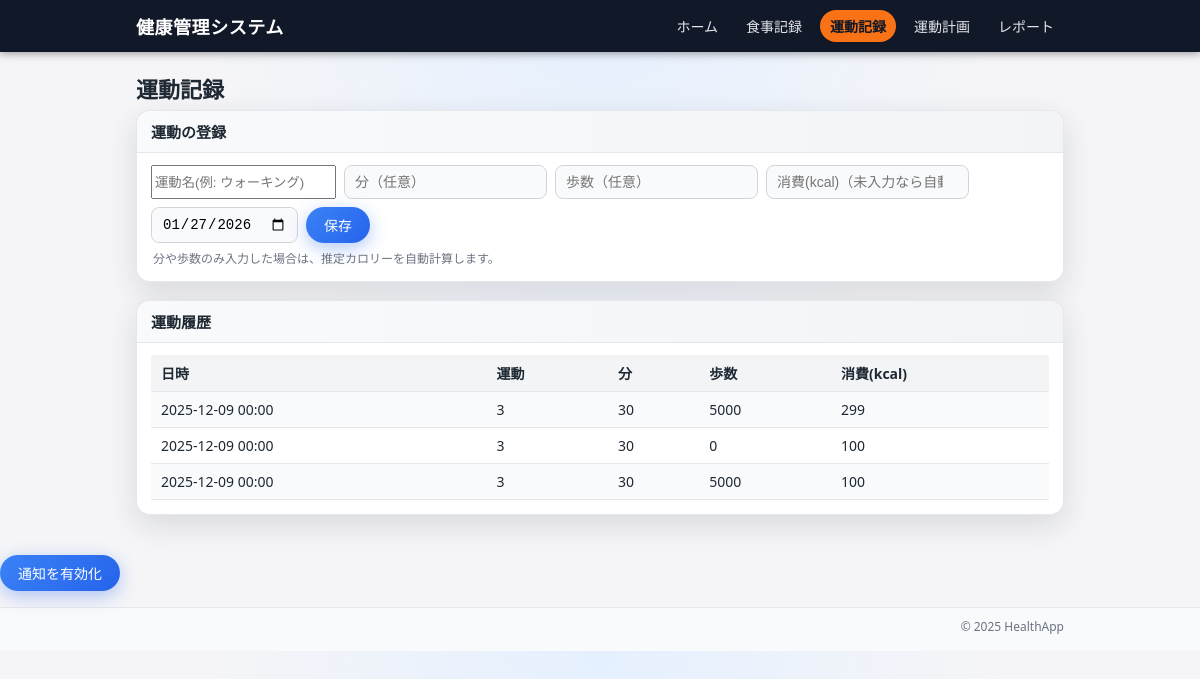
The app's page /exercises, older data.
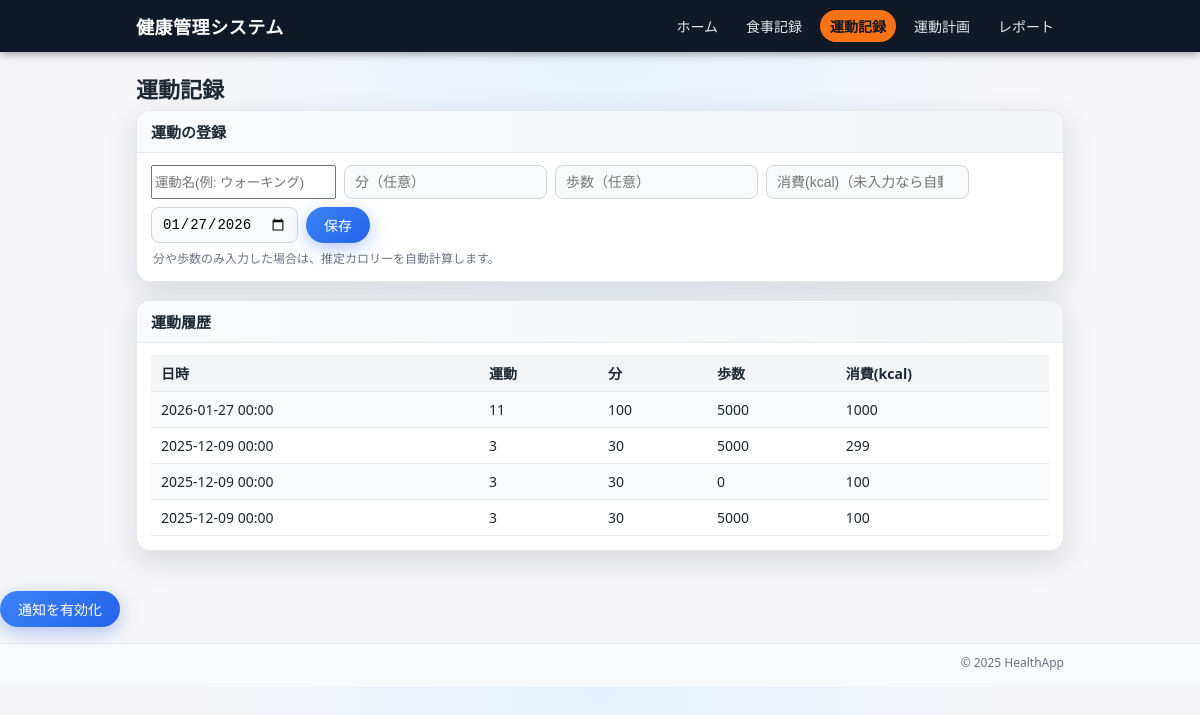
The same page, newer data.
### app.py (models this page shows)
class ExerciseRecord(db.Model):
    id = db.Column(db.Integer, primary_key=True)
    kind = db.Column(db.String(100), nullable=False)
    minutes = db.Column(db.Integer, nullable=False)
    burned = db.Column(db.Integer, nullable=False)
    steps = db.Column(db.Integer, default=0)
    date = db.Column(db.DateTime, default=datetime.now)

### app.py (the view, shortened to what this page needs)
@app.route("/exercises", methods=["GET", "POST"])
def exercises():
    records = ExerciseRecord.query.order_by(ExerciseRecord.date.desc()).all()
    return render_template("exercises.html", title="運動記録", records=records, default_date=date.today().isoformat())

### templates/exercises.html
{% extends "base.html" %}
{% block content %}
<h2 class="page-title">運動記録</h2>
<div class="card">
  <div class="card-header">運動の登録</div>
  <div class="card-body">
    <form method="post" class="form-row">
      <input name="kind" placeholder="運動名(例: ウォーキング)" required>
      <input name="minutes" type="number" placeholder="分（任意）">
      <input name="steps" type="number" placeholder="歩数（任意）">
      <input name="burned" type="number" placeholder="消費(kcal)（未入力なら自動計算）">
      <input name="date" type="date" value="{{ default_date }}" required>
      <button type="submit">保存</button>
    </form>
    <p class="form-help">分や歩数のみ入力した場合は、推定カロリーを自動計算します。</p>
  </div>
</div>
<div class="card">
  <div class="card-header">運動履歴</div>
  <div class="card-body">
    {% if records %}
    <table>
      <tr>
        <th>日時</th>
        <th>運動</th>
        <th>分</th>
        <th>歩数</th>
        <th>消費(kcal)</th>
      </tr>
      {% for r in records %}
      <tr>
        <td>{{ r.date.strftime("%Y-%m-%d %H:%M") }}</td>
        <td>{{ r.kind }}</td>
        <td>{{ r.minutes }}</td>
        <td>{{ r.steps }}</td>
        <td>{{ r.burned }}</td>
      </tr>
      {% endfor %}
    </table>
    {% else %}
      <p class="empty-text">まだ運動記録がありません。</p>
    {% endif %}
  </div>
</div>
{% endblock %}

### templates/base.html (shortened to what this page needs)
<!DOCTYPE html>
<html lang="ja">
<head>
  <link rel="stylesheet" href="{{ url_for('static', filename='style.css') }}">
</head>
<body>
  <header class="site-header">
    <div class="header-inner">
      <div class="logo">健康管理システム</div>
      <nav class="main-nav">
        <a href="{{ url_for('index') }}" class="nav-link{% if request.endpoint == 'index' %} is-active{% endif %}">
          ホーム
        </a>
        <a href="{{ url_for('meals') }}" class="nav-link{% if request.endpoint == 'meals' %} is-active{% endif %}">
          食事記録
        </a>
        <a href="{{ url_for('exercises') }}"
          class="nav-link{% if request.endpoint == 'exercises' %} is-active{% endif %}">
          運動記録
        </a>
        <a href="{{ url_for('plans') }}" class="nav-link{% if request.endpoint == 'plans' %} is-active{% endif %}">
          運動計画
        </a>
        <a href="{{ url_for('reports') }}" class="nav-link{% if request.endpoint == 'reports' %} is-active{% endif %}">
          レポート
        </a>
      </nav>
    </div>
  </header>
  <main class="page-main">
    {% block content %}{% endblock %}
  </main>
  <button id="enablePushBtn">通知を有効化</button>
  <footer class="site-footer">
    <div class="footer-inner">
      © 2025 HealthApp
    </div>
  </footer>
</body>
</html>

### static/style.css (style rules this page uses)
* { box-sizing: border-box; }
body { margin: 0; font-family: system-ui, -apple-system, BlinkMacSystemFont, "Segoe UI", sans-serif; background: radial-gradient(circle at top, #e5f0ff 0, #f5f5f7 45%, #f5f5f7 100%); color: #1f2933; }
.site-header { background-color: #111827; color: #ffffff; padding: 10px 0; box-shadow: 0 2px 8px rgba(0, 0, 0, 0.35); }
.header-inner { max-width: 960px; margin: 0 auto; padding: 0 16px; display: flex; align-items: center; justify-content: space-between; }
.logo { font-size: 18px; font-weight: 700; letter-spacing: 0.03em; }
.main-nav { display: flex; gap: 8px; flex-wrap: wrap; }
.nav-link { color: #e5e7eb; text-decoration: none; font-size: 14px; padding: 6px 10px; border-radius: 999px; transition: background-color 0.15s ease, color 0.15s ease; }
.nav-link.is-active { background-color: #f97316; color: #111827; font-weight: 600; }
.page-main { max-width: 960px; margin: 20px auto 40px; padding: 0 16px; }
.site-footer { border-top: 1px solid #e5e7eb; background-color: #f9fafb; }
.footer-inner { max-width: 960px; margin: 0 auto; padding: 10px 16px 16px; font-size: 12px; color: #6b7280; text-align: right; }
.page-title { margin-top: 8px; margin-bottom: 6px; font-size: 22px; font-weight: 600; }
.card { background-color: #ffffff; border-radius: 14px; box-shadow: 0 10px 30px rgba(15, 23, 42, 0.12); margin-bottom: 18px; overflow: hidden; border: 1px solid rgba(148, 163, 184, 0.25); }
.card-header { padding: 10px 14px; font-size: 15px; font-weight: 600; border-bottom: 1px solid #e5e7eb; background: linear-gradient(90deg, #f9fafb, #f3f4f6); }
.card-body { padding: 12px 14px 14px; font-size: 14px; }
.form-row { display: flex; flex-wrap: wrap; gap: 8px; margin-bottom: 6px; }
.form-row input[type="text"], .form-row input[type="number"], .form-row input[type="date"] { padding: 8px 10px; border-radius: 8px; border: 1px solid #d1d5db; font-size: 14px; min-width: 140px; background-color: #f9fafb; }
.form-help { font-size: 12px; color: #6b7280; margin: 4px 2px 0; }
button { padding: 8px 18px; border-radius: 999px; border: none; font-size: 14px; cursor: pointer; background: linear-gradient(135deg, #3b82f6, #2563eb); color: #ffffff; white-space: nowrap; font-weight: 500; box-shadow: 0 5px 18px rgba(37, 99, 235, 0.35); transition: box-shadow 0.1s ease, transform 0.1s ease, opacity 0.1s ease; }
table { width: 100%; border-collapse: collapse; background-color: #ffffff; font-size: 14px; }
th, td { padding: 8px 10px; border-bottom: 1px solid #e5e7eb; text-align: left; }
th { background-color: #f3f4f6; font-weight: 600; }
tr:nth-child(even) td { background-color: #f9fafb; }
a { color: #2563eb; }

Row changes from the older to the newer data that the page shows:
added ExerciseRecord: date "2026-01-27 00:00", kind "11", minutes "100", steps "5000", burned "1000"
